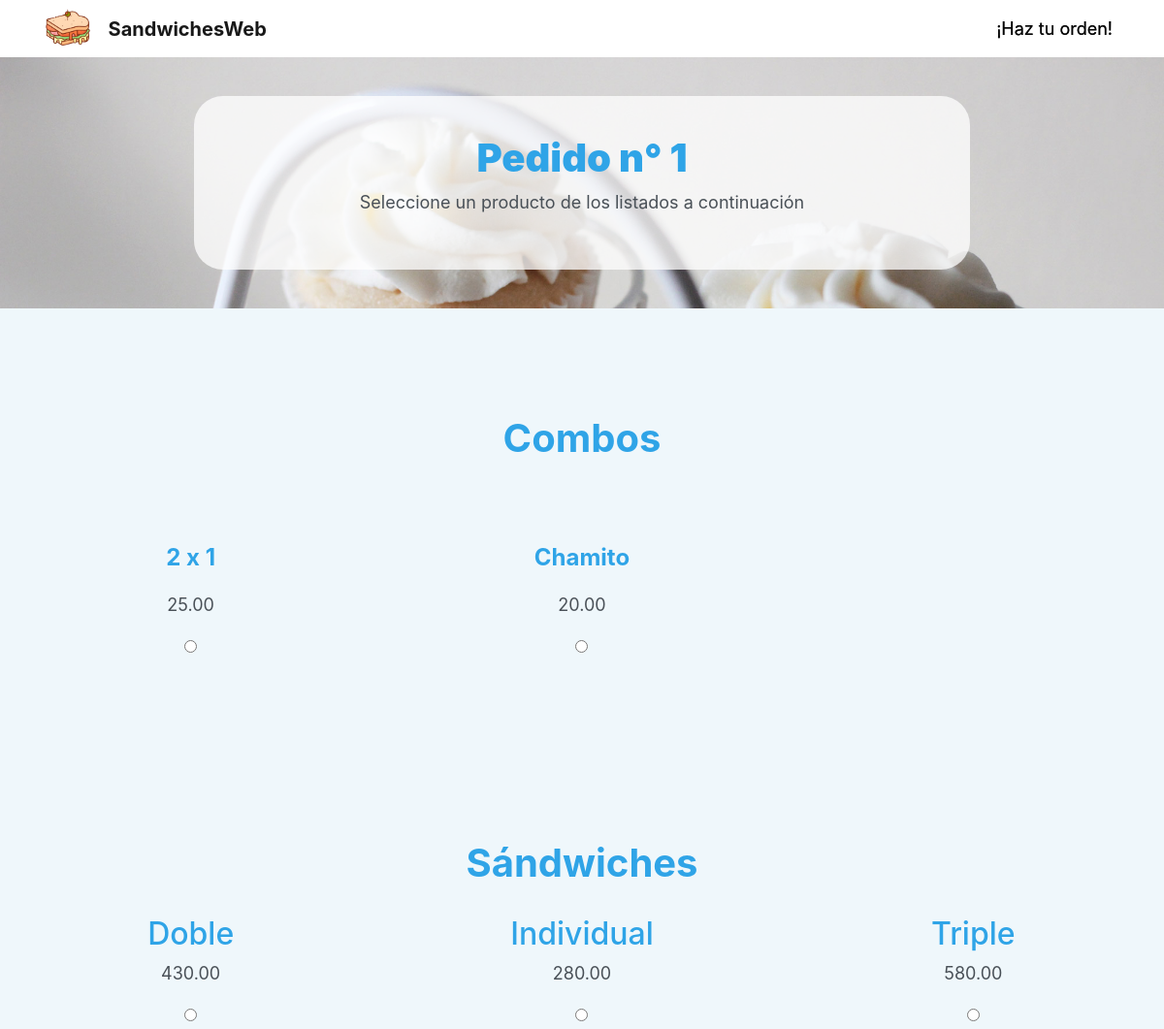
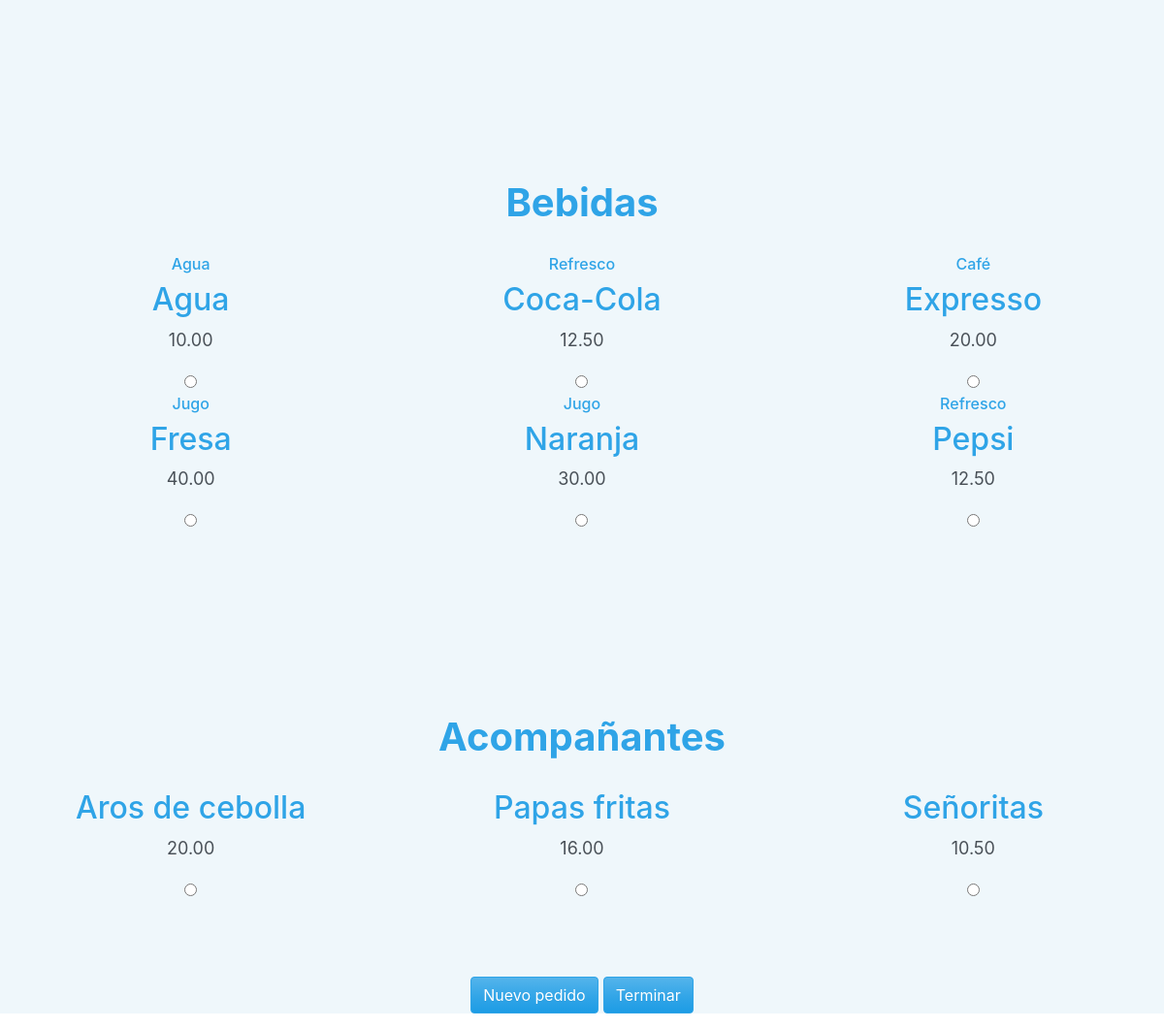
Page /sandwichesweb/order/ on the committed database (2 pictures, top to bottom).
### sandwichesweb/models.py (models this page shows, shortened)
class Product(BaseEntity):
	class Meta(BaseEntity.Meta):
		abstract = True
	class ListProducts(models.TextChoices):
		SANDWICH = 'Sándwich', 'Sándwich'
		DRINK = 'Bebida', 'Bebida'
		SIDE_DISH = 'Acompañante', 'Acompañante'
		COMBO = 'Combo', 'Combo'
	price = models.DecimalField(
		"precio",
		max_digits=9,
		decimal_places=2,
		default=0
	)
	photo = models.ImageField(
		"foto del producto",
		upload_to='uploads/',
		null=True
	)

class Combo(Product):
	class Meta(Product.Meta):
		db_table = 'sw_combo'
		verbose_name = 'Combo'
		verbose_name_plural = 'Combos'
	name = models.CharField(
		"nombre del combo",
		max_length=30,
		help_text="evite usar la palabra 'combo' para dar un nombre. (Ej. 'Chamito')."
	)
	sandwiches = models.ManyToManyField(  # Sándwiches del combo.
		'Sandwich',
		through='ProductsInCombo',
		through_fields=('combo', 'sandwich'),
	)
	drinks = models.ManyToManyField(
		'Drink',
		through='ProductsInCombo',
		through_fields=('combo', 'drink'),
	)
	side_dishes = models.ManyToManyField(
		'SideDish',
		through='ProductsInCombo',
		through_fields=('combo', 'side_dish'),
	)

class Sandwich(Product):
	class Meta(Product.Meta):
		db_table = 'sw_sandwich'
		verbose_name = 'Sándwich'
		verbose_name_plural = 'Sándwiches'
	size = models.CharField(
		"tamaño del sándwich",
		max_length=30
	)
	ingredients = models.ManyToManyField(  # Ingredientes del sándwich.
		'Ingredient',
		through='Addition',
		through_fields=('sandwich', 'ingredient'),
	)

class Drink(Product):
	class Meta(Product.Meta):
		db_table = 'sw_drink'
		verbose_name = 'Bebida'
		verbose_name_plural = 'Bebidas'
	class ListDrinkType(models.TextChoices):
		SODA = 'Refresco', 'Refresco',
		JUICE = 'Jugo', 'Jugo',
		COFFEE = 'Café', 'Café',
		WATER = 'Agua', 'Agua',
	name = models.CharField(
		"bebida",
		max_length=30
	)
	drink_type = models.CharField(
		"tipo de bebida",
		max_length=30,
		choices=ListDrinkType.choices,
		default=ListDrinkType.SODA.value,
	)

class SideDish(Product):
	class Meta(Product.Meta):
		db_table = 'sw_side_dish'
		verbose_name = 'Acompañante'
		verbose_name_plural = 'Acompañantes'
	name = models.CharField(
		"nombre",
		max_length=30
	)

### sandwichesweb/views.py (the view)
# urls.py: path('order/', views.order_view, name='order'),
def order_view(request, order_number=1):
	template = 'sandwichesweb/order.html'
	sandwiches_list = Sandwich.objects.filter(is_activated=True).order_by('size')
	drinks_list = Drink.objects.filter(is_activated=True).order_by('name')
	side_dishes_list = SideDish.objects.filter(is_activated=True).order_by('name')
	combo_list = Combo.objects.filter(is_activated=True).order_by('name')
	order = Order(number=order_number)
	order_list.append(order)
	context = {
		'sandwiches_list': sandwiches_list,
		'drinks_list': drinks_list,
		'side_dishes_list': side_dishes_list,
		'combo_list': combo_list,
		'order': order,
	}
	return render(request, template, context)

### sandwichesweb/templates/sandwichesweb/order.html (shortened to what this page needs)
{% load static %}
<!DOCTYPE html>
<html>
<head>
    <link rel="stylesheet" href="https://cdnjs.cloudflare.com/ajax/libs/bootswatch/4.5.3/cerulean/bootstrap.min.css">
    <link rel="stylesheet" href="https://maxcdn.icons8.com/fonts/line-awesome/1.1/css/line-awesome.min.css">
    <link rel="stylesheet" href="{% static 'sandwichesweb/css/Contact-Form-Clean.css' %}">
    <link rel="stylesheet" href="https://cdnjs.cloudflare.com/ajax/libs/aos/2.3.4/aos.css">
    <link rel="stylesheet" href="{% static 'sandwichesweb/css/styles.css' %}">
</head>
<body>
    <nav class="navbar navbar-light navbar-expand-md sticky-top">
        <div class="container"><img id="logo" src="{% static 'sandwichesweb/images/logo.png' %}"><a class="navbar-brand" href="{% static 'sandwichesweb/images/logo.png' %}"><strong>SandwichesWeb</strong></a>
            <div class="collapse navbar-collapse" id="navcol-1">
                <ul class="nav navbar-nav ml-auto">
                    <li class="nav-item"><a class="nav-link active" href="{% url 'sandwichesweb:order' %}" style="text-shadow: 0px 0px;">¡Haz tu orden!</a></li>
                </ul>
            </div>
        </div>
    </nav>
    <div id="promo">
        <div class="jumbotron">
            <h1><strong>Pedido n° {{ order.number }}</strong></h1>
            <p>Seleccione un producto de los listados a continuación</p>
        </div>
    </div>
    <form class="dark-section" method="post">
        <div class="form-group site-section" id="why">
            <h1><strong>Combos</strong></h1>
            <div class="form-row" id="why-choose-us-row">
                {% for combo in combo_list %}
                    <div class="col-md-4 item" id="great-taste-column">
                        <h2><strong>{{ combo.name }}</strong></h2>
                        <p>{{ combo.price }}</p>
                        <input type="radio" name="product_id" value="{{ combo.id }}"/>
                    </div>
                {% endfor %}
            </div>
        </div>
        <div class="form-group site-section" id="why-3">
            <h1><strong>Sándwiches</strong></h1>
            <div class="form-row" id="why-choose-us-row-3">
                {% for sandwich in sandwiches_list %}
                    <div class="col-md-4 item" id="great-taste-column-3">
                        <h2>{{ sandwich.size }}</h2>
                        <p>{{ sandwich.price }}</p>
                        <input type="radio" name="product_id" value="{{ sandwich.id }}" />
                    </div>
                {% endfor %}
            </div>
        </div>
        <div class="form-group site-section" id="why-2">
            <h1><strong>Bebidas</strong></h1>
            <div class="form-row" id="why-choose-us-row-2">
                {% for drink in drinks_list %}
                    <div class="col-md-4 item" id="great-taste-column-2">
                        <h6>{{ drink.drink_type }}</h6>
                        <h2>{{ drink.name }}</h2>
                        <p>{{ drink.price}}</p>
                        <input type="radio" name="product_id" value="{{ drink.id }}" />
                    </div>
                {% endfor %}
            </div>
        </div>
        <div class="form-group site-section" id="why-1">
            <h1><strong>Acompañantes</strong></h1>
            <div class="form-row" id="why-choose-us-row-1">
                {% for side_dish in side_dishes_list %}
                    <div class="col-md-4 item" id="great-taste-column-1">
                        <h2>{{ side_dish.name }}</h2>
                        <p>{{ side_dish.price }}</p>
                        <input type="radio" name="product_id" value="{{ side_dish.id }}" />
                    </div>
                {% endfor %}
            </div>
        </div>
        <p style="text-align: center">
            <a class="btn btn-primary" role="button" href="{% url 'sandwichesweb:selection' %}">
                Nuevo pedido
            </a>
            <a class="btn btn-primary" role="button" href="{% url 'sandwichesweb:selection' %}">
                Terminar
            </a>
        </p>
    </form>
</body>
</html>

### sandwichesweb/static/sandwichesweb/css/styles.css (style rules this page uses)
body { font-family: "Source Sans Pro",-apple-system,BlinkMacSystemFont,"Segoe UI",Roboto,"Helvetica Neue",Arial,sans-serif,"Apple Color Emoji","Segoe UI Emoji","Segoe UI Symbol"; font-size: large; }
#logo { max-height: 42px; margin-right: 18px; margin-top: -3px; display: inline-block; }
h1 { font-weight: 600; }
.navbar { background-color: white; }
#promo { text-align: center; padding: 40px; background: url("/mysite/sandwichesweb/static/sandwichesweb/images/background.jpg") no-repeat; background-size: cover; }
#promo .jumbotron { border-radius: 30px; padding: 40px; background-color: rgba(255, 255, 255, 0.75); max-width: 800px; margin: 0 auto; }
.site-section { text-align: center; padding: 50px 0 60px; }
.dark-section { background-color: #eff7fb; }
.site-section h1 { font-weight: normal; margin-bottom: 30px; margin-top: 60px; }
#why .item { padding-top: 36px; }
#why .item h2 { font-weight: normal; margin-top: 19px; margin-bottom: 20px; font-size: 24px; }
.navbar-light .navbar-nav .active > .nav-link, .navbar-light .navbar-nav .nav-link.active, .navbar-light .navbar-nav .nav-link.show, .navbar-light .navbar-nav .show > .nav-link { color: rgba(0,0,0,.9); }
p { margin-top: 0; margin-bottom: 1rem; }

### rows in the picture
Combo: name "2 x 1", price "25.00"
Combo: name "Chamito", price "20.00"
Sandwich: size "Doble", price "430.00"
Sandwich: size "Individual", price "280.00"
Sandwich: size "Triple", price "580.00"
Drink: drink_type "Agua", name "Agua", price "10.00"
Drink: drink_type "Refresco", name "Coca-Cola", price "12.50"
Drink: drink_type "Café", name "Expresso", price "20.00"
Drink: drink_type "Jugo", name "Fresa", price "40.00"
Drink: drink_type "Jugo", name "Naranja", price "30.00"
Drink: drink_type "Refresco", name "Pepsi", price "12.50"
SideDish: name "Aros de cebolla", price "20.00"
SideDish: name "Papas fritas", price "16.00"
SideDish: name "Señoritas", price "10.50"

### other values in the picture
{{ order.number }} "1"
